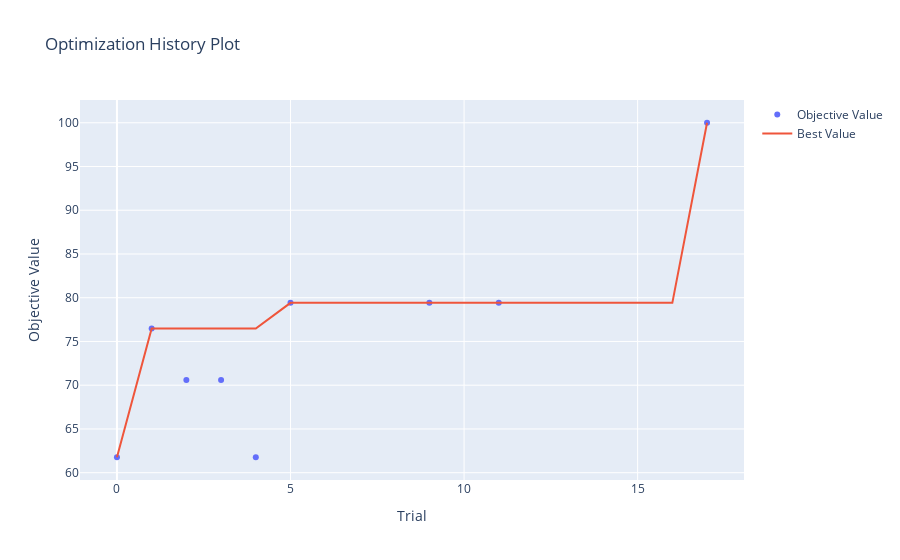

Source (notebook cell):
### Code cell
fig1 = plot_optimization_history(study)
fig1.show()  # in Jupyter this will render an interactive Plotly chart

### Figure 1 — Plotly figure (JSON) as saved in the notebook; plotly's stock layout.template omitted (floating-point values rounded to 4 significant figures)
{"data": [{"mode": "markers", "name": "Objective Value", "type": "scatter", "x": [0, 1, 2, 3, 4, 5, 9, 11, 17], "y": [61.76, 76.47, 70.59, 70.59, 61.76, 79.41, 79.41, 79.41, 100]}, {"mode": "lines", "name": "Best Value", "type": "scatter", "x": [0, 1, 2, 3, 4, 5, 6, 7, 8, 9, 10, 11, 12, 13, 14, 15, 16, 17], "y": [61.76, 76.47, 76.47, 76.47, 76.47, 79.41, 79.41, 79.41, 79.41, 79.41, 79.41, 79.41, 79.41, 79.41, 79.41, 79.41, 79.41, 100]}, {"marker": {"color": "#cccccc"}, "mode": "markers", "name": "Infeasible Trial", "showlegend": false, "type": "scatter", "x": [], "y": []}], "layout": {"title": {"text": "Optimization History Plot"}, "xaxis": {"title": {"text": "Trial"}}, "yaxis": {"title": {"text": "Objective Value"}}}}
